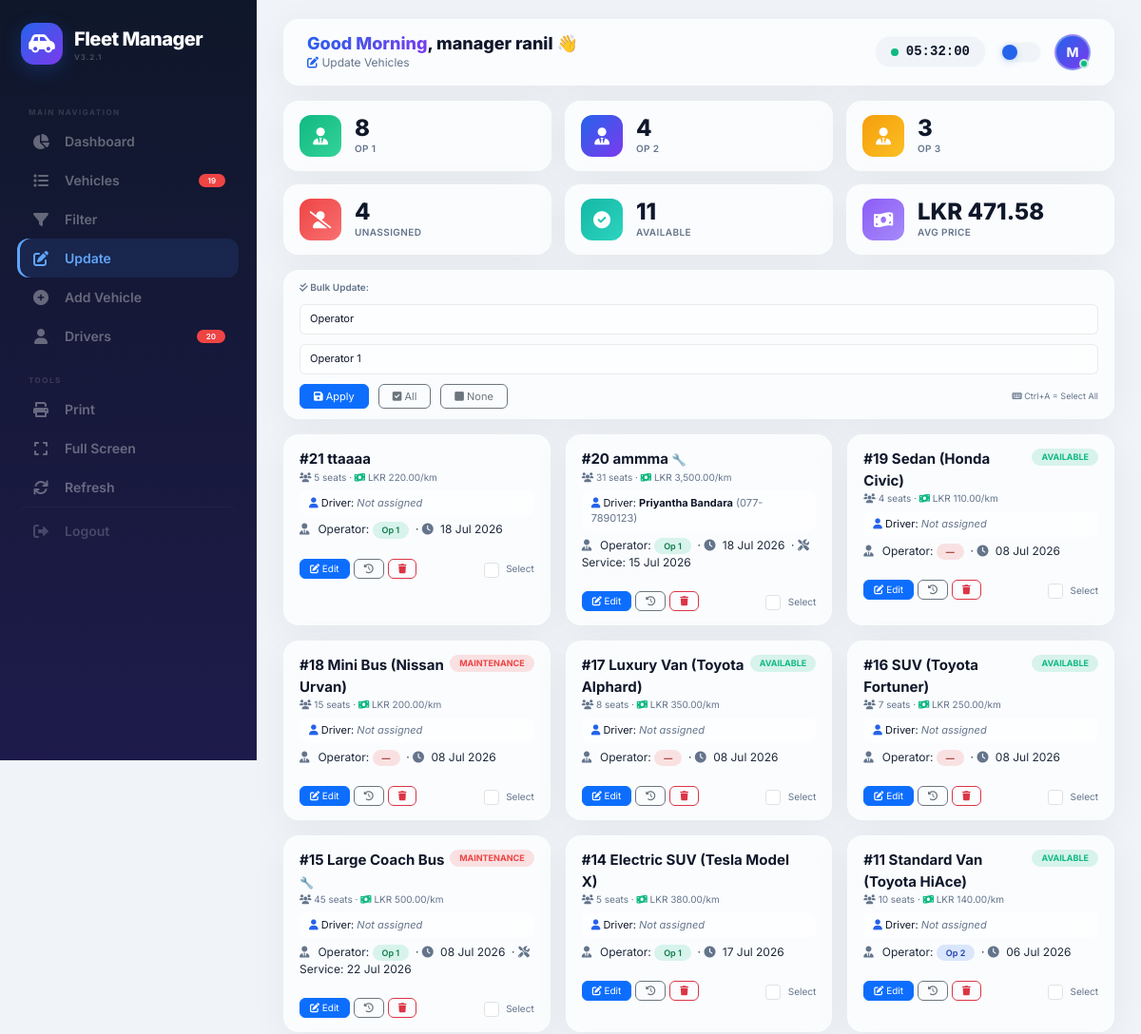
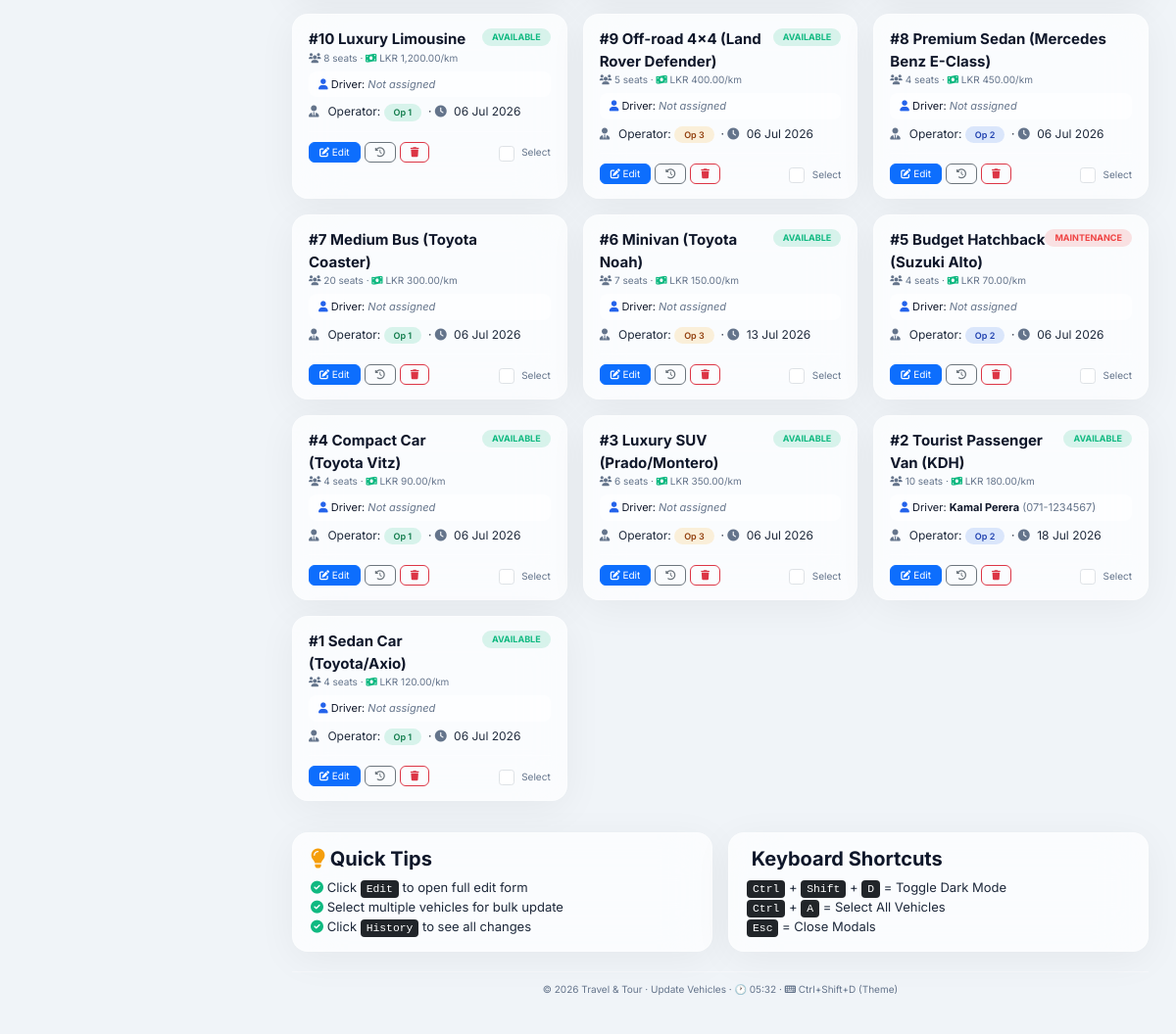
Page /admin/vehicle_management/update.php (signed in) on the committed database (2 pictures, top to bottom).
### tables this page shows
CREATE TABLE `vehicle_manager` (
  `id` int(11) NOT NULL,
  `name` varchar(100) NOT NULL,
  `email` varchar(100) NOT NULL,
  `password` varchar(255) NOT NULL,
  `phone` varchar(20) DEFAULT NULL,
  `role` enum('admin','manager') DEFAULT 'manager',
  `status` enum('active','inactive') DEFAULT 'active',
  `last_login` datetime DEFAULT NULL,
  `created_at` timestamp NOT NULL DEFAULT current_timestamp()
);

CREATE TABLE `vehicles` (
  `id` int(11) NOT NULL,
  `vehicle_name` varchar(100) NOT NULL,
  `category` varchar(50) DEFAULT 'Sedan',
  `price_per_km` decimal(10,2) NOT NULL,
  `petrol_rate` decimal(10,2) NOT NULL DEFAULT 50.00,
  `capacity` int(11) NOT NULL,
  `operator_id` int(11) DEFAULT NULL,
  `status` enum('Available','On Trip','Maintenance','Inactive') DEFAULT 'Available',
  `driver_name` varchar(100) DEFAULT NULL,
  `driver_phone` varchar(20) DEFAULT NULL,
  `last_lat` decimal(10,8) DEFAULT NULL,
  `last_lng` decimal(11,8) DEFAULT NULL,
  `last_update` datetime DEFAULT NULL,
  `next_maintenance` date DEFAULT NULL,
  `insurance_expiry` date DEFAULT NULL,
  `registration_expiry` date DEFAULT NULL,
  `last_service_date` date DEFAULT NULL,
  `fuel_type` varchar(20) DEFAULT 'Petrol',
  `transmission` varchar(20) DEFAULT 'Manual',
  `driver_id` int(11) DEFAULT NULL,
  `created_at` timestamp NOT NULL DEFAULT current_timestamp()
);

CREATE TABLE `drivers` (
  `id` int(11) NOT NULL,
  `name` varchar(100) NOT NULL,
  `phone` varchar(20) DEFAULT NULL,
  `license_number` varchar(50) DEFAULT NULL,
  `license_expiry` date DEFAULT NULL,
  `address` text DEFAULT NULL,
  `status` enum('available','on_duty','on_leave','inactive') DEFAULT 'available',
  `assigned_vehicle_id` int(11) DEFAULT NULL,
  `created_at` timestamp NOT NULL DEFAULT current_timestamp(),
  `updated_at` timestamp NOT NULL DEFAULT current_timestamp() ON UPDATE current_timestamp()
);

### admin/vehicle_management/update.php (the view, shortened to what this page needs)
<?php
$manager_id = $_SESSION['manager_id'];
$manager_name = 'Manager';
$conn = new mysqli('localhost', 'root', '', 'travel_tour_db');
$conn->set_charset("utf8");
$name_query = $conn->query("SELECT name FROM vehicle_manager WHERE id = $manager_id");
if ($name_query && $name_query->num_rows > 0) {
    $row = $name_query->fetch_assoc();
    $manager_name = $row['name'];
} else {
    $manager_name = $_SESSION['manager_name'] ?? 'Manager';
}
$conn->query("CREATE TABLE IF NOT EXISTS vehicle_audit_logs (
    id INT AUTO_INCREMENT PRIMARY KEY,
    vehicle_id INT NOT NULL,
    user_id INT NULL,
    action VARCHAR(100) NOT NULL,
    old_data TEXT NULL,
    new_data TEXT NULL,
    ip_address VARCHAR(45) NULL,
    created_at TIMESTAMP DEFAULT CURRENT_TIMESTAMP
)");
$vehicles_sql = "SELECT v.*, d.name AS driver_name, d.phone AS driver_phone,
                 (SELECT COUNT(*) FROM bookings b WHERE b.vehicle_id = v.id AND b.status NOT IN ('cancelled', 'Cancelled') AND b.end_date >= CURDATE()) AS active_bookings
                 FROM vehicles v
                 LEFT JOIN drivers d ON v.driver_id = d.id
                 ORDER BY v.id DESC";
$vehicles_result = $conn->query($vehicles_sql);
$op_counts = [];
$op_res = $conn->query("SELECT operator_id, COUNT(*) as total FROM vehicles GROUP BY operator_id");
while ($r = $op_res->fetch_assoc()) {
    $op_counts[$r['operator_id'] ?? 'null'] = $r['total'];
}
$status_counts = ['Available' => 0, 'Booked' => 0, 'Maintenance' => 0];
$status_res = $conn->query("SELECT status, COUNT(*) as total FROM vehicles GROUP BY status");
while ($r = $status_res->fetch_assoc()) {
    $status_counts[$r['status']] = $r['total'];
}
$total_all = $conn->query("SELECT COUNT(*) as total FROM vehicles")->fetch_assoc()['total'];
$avg_price = round($conn->query("SELECT AVG(price_per_km) as avg FROM vehicles")->fetch_assoc()['avg'] ?? 0, 2);
$theme = $_COOKIE['vehicle_theme'] ?? 'light';
$hour = date('H');
$greeting = $hour < 12 ? 'Good Morning' : ($hour < 17 ? 'Good Afternoon' : 'Good Evening');
?>
<!DOCTYPE html>
<html lang="en" data-theme="<?= $theme ?>">
<head>
    <link href="https://cdn.jsdelivr.net/npm/bootstrap@5.3.0/dist/css/bootstrap.min.css" rel="stylesheet">
    <link rel="stylesheet" href="https://cdnjs.cloudflare.com/ajax/libs/font-awesome/6.0.0-beta3/css/all.min.css">
</head>
<body>
<aside class="sidebar" id="sidebar">
    <div class="sidebar-brand">
        <div class="brand-icon"><i class="fas fa-car-side"></i></div>
        <div>
            <span>Fleet Manager</span>
            <small>v3.2.1</small>
        </div>
    </div>
    <nav class="sidebar-nav">
        <div class="nav-label">Main Navigation</div>
        <a href="dashboard.php"><i class="fas fa-chart-pie"></i> Dashboard</a>
        <a href="vehicles.php"><i class="fas fa-list"></i> Vehicles <span class="badge-nav"><?= $total_all ?></span></a>
        <a href="filter.php"><i class="fas fa-filter"></i> Filter</a>
        <a href="update.php" class="active"><i class="fas fa-edit"></i> Update</a>
        <a href="add_vehicle.php"><i class="fas fa-plus-circle"></i> Add Vehicle</a>
        <a href="drivers.php"><i class="fas fa-user"></i> Drivers <span class="badge-nav"><?= $conn->query("SELECT COUNT(*) c FROM drivers")->fetch_assoc()['c'] ?? 0 ?></span></a>
        <div class="nav-label" style="margin-top:8px;">Tools</div>
        <a href="#" onclick="window.print()"><i class="fas fa-print"></i> Print</a>
        <a href="#" onclick="toggleFullscreen()"><i class="fas fa-expand"></i> Full Screen</a>
        <a href="#" onclick="refreshData()"><i class="fas fa-sync"></i> Refresh</a>
        <a href="../index.php?action=logout" class="logout-link"><i class="fas fa-sign-out-alt"></i> Logout</a>
    </nav>
</aside>
<main class="main-content">
    <header class="top-header">
        <div class="greeting">
            <h4><span><?= $greeting ?></span>, <?= htmlspecialchars($manager_name) ?> 👋</h4>
            <p><i class="fas fa-edit" style="color:var(--color-blue);"></i> Update Vehicles</p>
        </div>
        <div class="header-actions">
            <div class="clock"><span class="dot"></span><span id="liveTime">--:--:--</span></div>
            <div class="theme-toggle" id="themeToggle"><div class="dot-toggle"></div></div>
            <div class="profile-avatar" id="profileToggle">
                <?= strtoupper(substr($manager_name, 0, 1)) ?>
                <span class="status-dot"></span>
            </div>
        </div>
    </header>
    <div class="stat-grid">
        <div class="stat-card"><div class="icon-wrap green"><i class="fas fa-user-tie"></i></div><div class="info"><div class="number"><?= $op_counts[1] ?? 0 ?></div><div class="label">Op 1</div></div></div>
        <div class="stat-card"><div class="icon-wrap blue"><i class="fas fa-user-tie"></i></div><div class="info"><div class="number"><?= $op_counts[2] ?? 0 ?></div><div class="label">Op 2</div></div></div>
        <div class="stat-card"><div class="icon-wrap yellow"><i class="fas fa-user-tie"></i></div><div class="info"><div class="number"><?= $op_counts[3] ?? 0 ?></div><div class="label">Op 3</div></div></div>
        <div class="stat-card"><div class="icon-wrap red"><i class="fas fa-user-slash"></i></div><div class="info"><div class="number"><?= $op_counts['null'] ?? 0 ?></div><div class="label">Unassigned</div></div></div>
        <div class="stat-card"><div class="icon-wrap teal"><i class="fas fa-check-circle"></i></div><div class="info"><div class="number"><?= $status_counts['Available'] ?? 0 ?></div><div class="label">Available</div></div></div>
        <div class="stat-card"><div class="icon-wrap purple"><i class="fas fa-money-bill-wave"></i></div><div class="info"><div class="number">LKR <?= number_format($avg_price, 2) ?></div><div class="label">Avg Price</div></div></div>
    </div>
    <form method="POST" class="bulk-bar no-print" id="bulkForm">
        <span class="label"><i class="fas fa-check-double"></i> Bulk Update:</span>
        <select name="bulk_field" class="form-select" style="min-width:120px;">
            <option value="operator_id">Operator</option>
        </select>
        <select name="bulk_value" class="form-select" style="min-width:130px;">
            <optgroup label="Operators">
                <option value="1">Operator 1</option>
            </optgroup>
        </select>
        <button type="submit" name="bulk_update" class="btn btn-primary btn-sm" onclick="return confirm('Update selected vehicles?')">
            <i class="fas fa-save"></i> Apply
        </button>
        <button type="button" class="btn btn-outline-secondary btn-sm" id="selectAllBtn"><i class="fas fa-check-square"></i> All</button>
        <button type="button" class="btn btn-outline-secondary btn-sm" id="deselectAllBtn"><i class="fas fa-square"></i> None</button>
        <span style="font-size:9px; color:var(--text-muted); margin-left:auto;">
            <i class="fas fa-keyboard"></i> Ctrl+A = Select All
        </span>
    </form>
    <div class="vehicle-grid">
        <?php if ($vehicles_result->num_rows > 0): ?>
            <?php while($v = $vehicles_result->fetch_assoc()):
                $op_class = 'null';
                if ($v['operator_id'] == 1) $op_class = 'op1';
                elseif ($v['operator_id'] == 2) $op_class = 'op2';
                elseif ($v['operator_id'] == 3) $op_class = 'op3';
                $status_class = strtolower($v['status'] ?? 'available');
                $has_driver = !empty($v['driver_name']);
                $alert = '';
                if ($v['next_maintenance'] && $v['next_maintenance'] < date('Y-m-d', strtotime('+30 days'))) {
                    $alert = '🔧';
                }
            ?>
            <div class="vehicle-card" data-id="<?= $v['id'] ?>">
                <div class="top-row">
                    <div class="name">
                        #<?= $v['id'] ?> <?= htmlspecialchars($v['vehicle_name']) ?>
                        <?php if ($alert): ?>
                            <span title="Maintenance due within 30 days!" style="font-size:12px;"><?= $alert ?></span>
                        <?php endif; ?>
                        <small>
                            <i class="fas fa-users"></i> <?= $v['capacity'] ?> seats ·
                            <i class="fas fa-money-bill-wave" style="color:var(--color-green);"></i> LKR <?= number_format($v['price_per_km'], 2) ?>/km
                        </small>
                    </div>
                    <span class="badge-status <?= $status_class ?>"><?= $v['status'] ?? 'Available' ?></span>
                </div>
                <div class="driver-row">
                    <i class="fas fa-user"></i> Driver:
                    <?php if ($has_driver): ?>
                        <strong><?= htmlspecialchars($v['driver_name']) ?></strong>
                        <?php if ($v['driver_phone']): ?>
                            <span style="color:var(--text-muted);">(<?= htmlspecialchars($v['driver_phone']) ?>)</span>
                        <?php endif; ?>
                    <?php else: ?>
                        <span class="no-driver">Not assigned</span>
                    <?php endif; ?>
                </div>
                <div class="info-row">
                    <i class="fas fa-user-tie"></i> Operator:
                    <span class="badge-operator <?= $op_class ?>"><?= $v['operator_id'] ? 'Op '.$v['operator_id'] : '—' ?></span>
                    <?php if ($v['last_update']): ?>
                        &nbsp;· <i class="fas fa-clock"></i> <?= date('d M Y', strtotime($v['last_update'])) ?>
                    <?php endif; ?>
                    <?php if ($v['next_maintenance']): ?>
                        &nbsp;· <i class="fas fa-tools"></i> Service: <?= date('d M Y', strtotime($v['next_maintenance'])) ?>
                    <?php endif; ?>
                </div>
                <div class="actions-row">
                    <div class="d-flex gap-1">
                        <button class="btn btn-primary btn-sm edit-btn" data-id="<?= $v['id'] ?>" data-name="<?= htmlspecialchars($v['vehicle_name']) ?>" data-price="<?= $v['price_per_km'] ?>" data-capacity="<?= $v['capacity'] ?>" data-operator="<?= $v['operator_id'] ?? 'NULL' ?>" data-status="<?= $v['status'] ?? 'Available' ?>" data-driver="<?= $v['driver_id'] ?? 'NULL' ?>" data-maintenance="<?= $v['next_maintenance'] ?? '' ?>">
                            <i class="fas fa-edit"></i> Edit
                        </button>
                        <button class="btn btn-outline-secondary btn-sm history-btn" data-id="<?= $v['id'] ?>">
                            <i class="fas fa-history"></i>
                        </button>
                        <a href="?delete=<?= $v['id'] ?>" class="btn btn-outline-danger btn-sm" onclick="return confirm('Delete this vehicle?')">
                            <i class="fas fa-trash"></i>
                        </a>
                    </div>
                    <div>
                        <input type="checkbox" name="vehicle_ids[]" value="<?= $v['id'] ?>" class="form-check-input vehicle-checkbox" id="cb_<?= $v['id'] ?>">
                        <label class="form-check-label" for="cb_<?= $v['id'] ?>">Select</label>
                    </div>
                </div>
            </div>
            <?php endwhile; ?>
        <?php endif; ?>
    </div>
    <div class="row g-3 mt-3">
        <div class="col-md-6">
            <div class="main-card" style="background:var(--bg-card); backdrop-filter:var(--glass-blur); border:1px solid var(--border-card); border-radius:var(--radius); padding:14px 18px; box-shadow:var(--shadow-card);">
                <h5 style="font-weight:700; color:var(--text-primary);"><i class="fas fa-lightbulb" style="color:var(--color-yellow);"></i> Quick Tips</h5>
                <ul class="list-unstyled mb-0" style="color:var(--text-secondary); font-size:13px;">
                    <li><i class="fas fa-check-circle" style="color:var(--color-green);"></i> Click <kbd>Edit</kbd> to open full edit form</li>
                    <li><i class="fas fa-check-circle" style="color:var(--color-green);"></i> Select multiple vehicles for bulk update</li>
                    <li><i class="fas fa-check-circle" style="color:var(--color-green);"></i> Click <kbd>History</kbd> to see all changes</li>
                </ul>
            </div>
        </div>
        <div class="col-md-6">
            <div class="main-card" style="background:var(--bg-card); backdrop-filter:var(--glass-blur); border:1px solid var(--border-card); border-radius:var(--radius); padding:14px 18px; box-shadow:var(--shadow-card);">
                <h5 style="font-weight:700; color:var(--text-primary);"><i class="fas fa-shortcut" style="color:var(--color-blue);"></i> Keyboard Shortcuts</h5>
                <ul class="list-unstyled mb-0" style="color:var(--text-secondary); font-size:13px;">
                    <li><kbd>Ctrl</kbd> + <kbd>Shift</kbd> + <kbd>D</kbd> = Toggle Dark Mode</li>
                    <li><kbd>Ctrl</kbd> + <kbd>A</kbd> = Select All Vehicles</li>
                    <li><kbd>Esc</kbd> = Close Modals</li>
                </ul>
            </div>
        </div>
    </div>
    <div class="footer">
        &copy; <?= date('Y') ?> Travel &amp; Tour · Update Vehicles ·
        <span id="footerTime"></span> ·
        <i class="fas fa-keyboard"></i> Ctrl+Shift+D (Theme)
    </div>
</main>
</body>
</html>

### rows in the picture
vehicle_manager: name "manager ranil", name "M"
vehicles: id "21", vehicle_name "ttaaaa", capacity "5", price_per_km "220.00", shows "Not assigned", operator "1", last_update "18 Jul 2026"
vehicles: id "20", vehicle_name "ammma", next_maintenance "🔧", capacity "31", price_per_km "3,500.00", driver.name "Priyantha Bandara", driver.phone "077-7890123", operator "1", last_update "18 Jul 2026", next_maintenance "15 Jul 2026"
vehicles: id "19", vehicle_name "Sedan (Honda Civic)", capacity "4", price_per_km "110.00", status "AVAILABLE", shows "Not assigned", last_update "08 Jul 2026"
vehicles: id "18", vehicle_name "Mini Bus (Nissan Urvan)", capacity "15", price_per_km "200.00", status "MAINTENANCE", shows "Not assigned", last_update "08 Jul 2026"
vehicles: id "17", vehicle_name "Luxury Van (Toyota Alphard)", capacity "8", price_per_km "350.00", status "AVAILABLE", shows "Not assigned", last_update "08 Jul 2026"
vehicles: id "16", vehicle_name "SUV (Toyota Fortuner)", capacity "7", price_per_km "250.00", status "AVAILABLE", shows "Not assigned", last_update "08 Jul 2026"
vehicles: id "15", vehicle_name "Large Coach Bus", next_maintenance "🔧", capacity "45", price_per_km "500.00", status "MAINTENANCE", shows "Not assigned", operator "1", last_update "08 Jul 2026", next_maintenance "22 Jul 2026"
vehicles: id "14", vehicle_name "Electric SUV (Tesla Model X)", capacity "5", price_per_km "380.00", shows "Not assigned", operator "1", last_update "17 Jul 2026"
vehicles: id "11", vehicle_name "Standard Van (Toyota HiAce)", capacity "10", price_per_km "140.00", status "AVAILABLE", shows "Not assigned", operator "2", last_update "06 Jul 2026"
vehicles: id "10", vehicle_name "Luxury Limousine", capacity "8", price_per_km "1,200.00", status "AVAILABLE", shows "Not assigned", operator "1", last_update "06 Jul 2026"
vehicles: id "9", vehicle_name "Off-road 4x4 (Land Rover Defender)", capacity "5", price_per_km "400.00", status "AVAILABLE", shows "Not assigned", operator "3", last_update "06 Jul 2026"
vehicles: id "8", vehicle_name "Premium Sedan (Mercedes Benz E-Class)", capacity "4", price_per_km "450.00", shows "Not assigned", operator "2", last_update "06 Jul 2026"
vehicles: id "7", vehicle_name "Medium Bus (Toyota Coaster)", capacity "20", price_per_km "300.00", shows "Not assigned", operator "1", last_update "06 Jul 2026"
vehicles: id "6", vehicle_name "Minivan (Toyota Noah)", capacity "7", price_per_km "150.00", status "AVAILABLE", shows "Not assigned", operator "3", last_update "13 Jul 2026"
vehicles: id "5", vehicle_name "Budget Hatchback (Suzuki Alto)", capacity "4", price_per_km "70.00", status "MAINTENANCE", shows "Not assigned", operator "2", last_update "06 Jul 2026"
vehicles: id "4", vehicle_name "Compact Car (Toyota Vitz)", capacity "4", price_per_km "90.00", status "AVAILABLE", shows "Not assigned", operator "1", last_update "06 Jul 2026"
vehicles: id "3", vehicle_name "Luxury SUV (Prado/Montero)", capacity "6", price_per_km "350.00", status "AVAILABLE", shows "Not assigned", operator "3", last_update "06 Jul 2026"
vehicles: id "2", vehicle_name "Tourist Passenger Van (KDH)", capacity "10", price_per_km "180.00", status "AVAILABLE", driver.name "Kamal Perera", driver.phone "071-1234567", operator "2", last_update "18 Jul 2026"
vehicles: id "1", vehicle_name "Sedan Car (Toyota/Axio)", capacity "4", price_per_km "120.00", status "AVAILABLE", shows "Not assigned", operator "1", last_update "06 Jul 2026"

### other values in the picture
$total_all "19"
$conn->query("SELECT COUNT(*) c FROM drivers")->fetch_assoc()['c'] "20"
$greeting "Good Morning"
$op_counts[1] "8"
$op_counts[2] "4"
$op_counts[3] "3"
$op_counts['null'] "4"
$status_counts['Available'] "11"
$avg_price "471.58"
